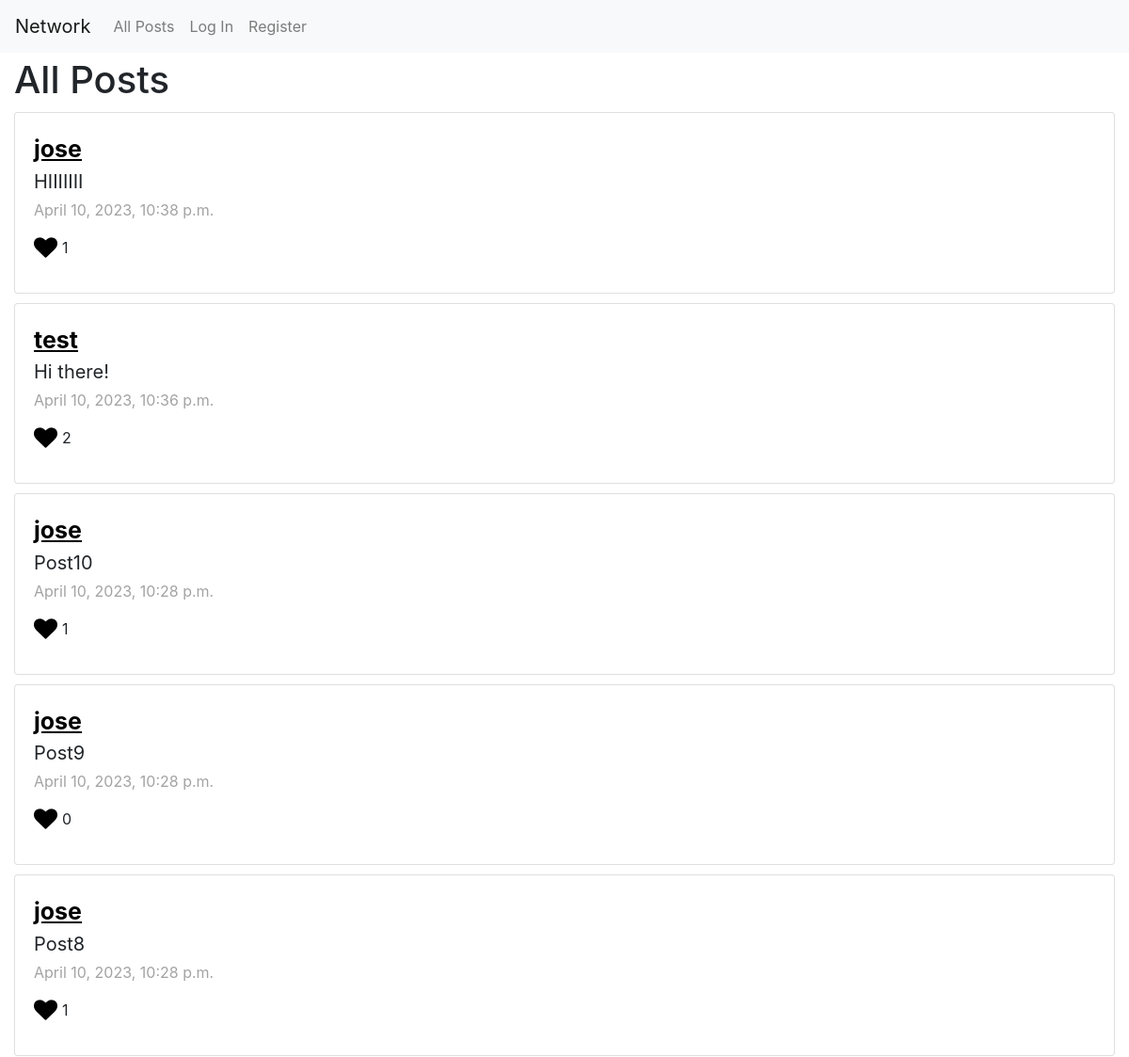
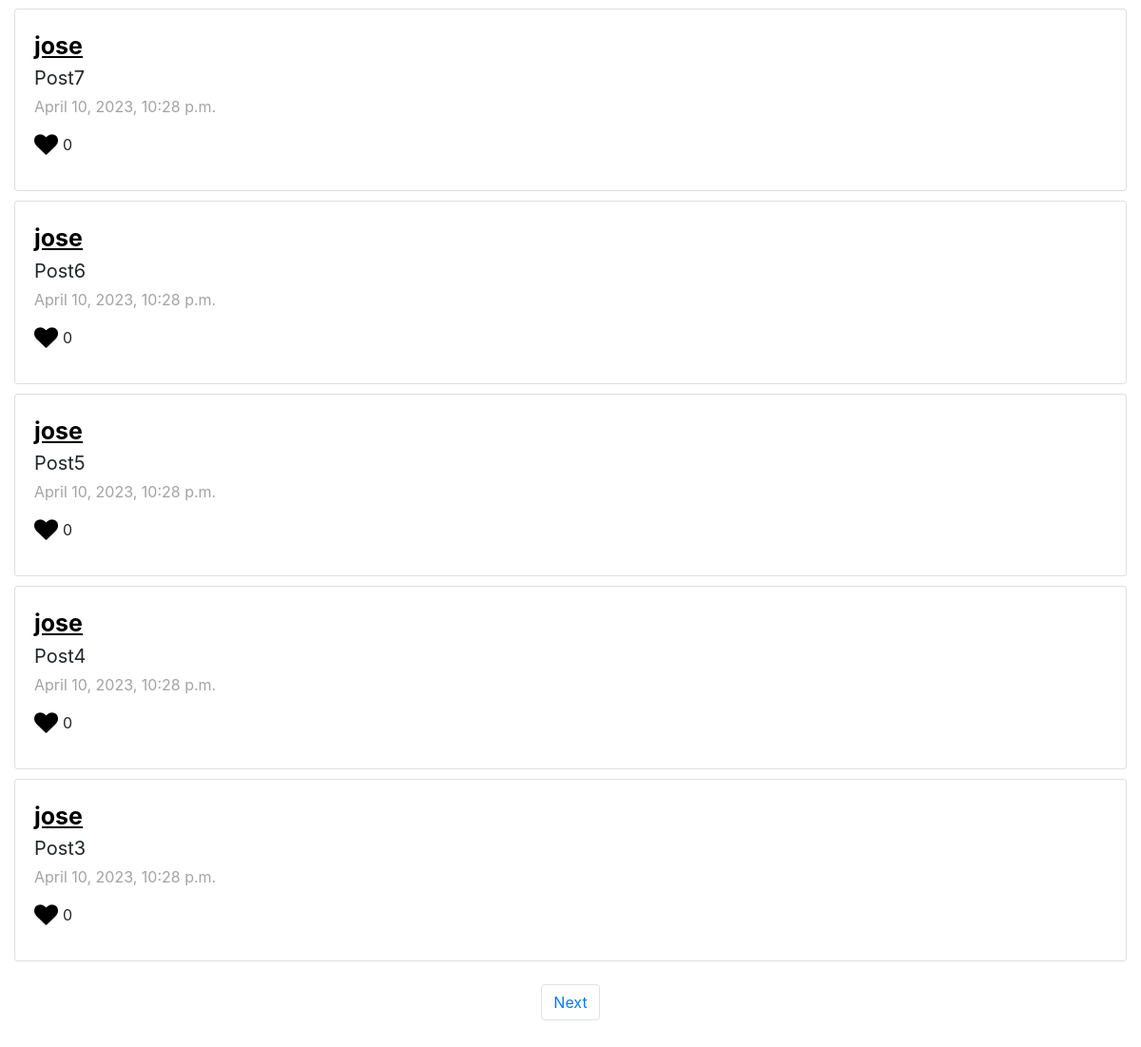
The page / on the database its author committed (2 pictures, top to bottom).
### network/models.py (models this page shows, shortened)
class Post(models.Model):
    owner = models.ForeignKey(User, related_name='owner', on_delete=models.CASCADE)
    content = models.TextField(blank=True, max_length=280)
    date = models.DateTimeField(auto_now_add=True)
    likes = models.IntegerField(default=0)

class User(AbstractUser):
    pass

### network/views.py (the view)
# urls.py: path("", views.index, name="index"),
def index(request):
    allPosts = Post.objects.all().order_by('-id')
    paginator=Paginator(allPosts, 10)
    page_number = request.GET.get('page')
    page_obj = paginator.get_page(page_number)
    allLikes = Like.objects.all()
    liked_post = []
    try:
        for like in allLikes:
            if like.user.id == request.user.id:
                liked_post.append(like.post.id)
    except:
        liked_post = []
    return render(request, "network/index.html", {
        "posts": page_obj,
        "likes": liked_post
    })

### network/templates/network/index.html (shortened to what this page needs)
{% extends "network/layout.html" %}
{% block body %}
    <h1 class="page-title" id="all-posts">All Posts</h1>
    {% for post in posts %}
        <div class="card">
            <div class="card-body">
                <a class="post-owner" href="{% url 'profile' post.owner.username %}">{{ post.owner }}</a>
                <p class="post-content">{{ post.content }}</p>
                <p class="post-date">{{ post.date }}</p>
                <div class="like-container">
                    {% if post.owner != request.user %}
                        {% if post.id in likes %}
                            <i class="fa fa-heart" id="{{ post.id }}" style="font-size:25px;color:red;" onclick="like_unlike({{ post.id }})"></i>
                        {% else %}
                            <i class="fa fa-heart" id="{{ post.id }}" style="font-size:25px;color:black;" onclick="like_unlike({{ post.id }})"></i>
                        {% endif %}
                    {% else %}
                    <i style="font-size:24px" class="fa">&#xf087;: </i>
                    {% endif %}
                    <p id="post_likes_{{ post.id }}">{{ post.likes }}</p>
                </div>
            </div>
        </div>
    {% endfor %}
    <div class="d-flex justify-content-center my-4">
        <nav aria-label="Page navigation example ">
            <ul class="pagination">
                {% if posts.has_next %}
                    <li class="page-item"><a class="page-link" href="?page={{ posts.next_page_number }}">Next</a></li>
                {% endif %}
            </ul>
        </nav>
    </div>
{% endblock %}

### network/templates/network/layout.html (shortened to what this page needs)
{% load static %}
<!DOCTYPE html>
<html lang="en">
    <head>
        <link rel="stylesheet" href="https://stackpath.bootstrapcdn.com/bootstrap/4.4.1/css/bootstrap.min.css">
        <link href="{% static 'network/styles.css' %}" rel="stylesheet">
        <link rel="stylesheet" href="https://cdnjs.cloudflare.com/ajax/libs/font-awesome/4.7.0/css/font-awesome.min.css">
    </head>
    <body>
        <nav class="navbar navbar-expand-lg navbar-light bg-light">
            <a class="navbar-brand" href="{% url 'index' %}">Network</a>
            <div>
              <ul class="navbar-nav mr-auto">
                <li class="nav-item">
                  <a class="nav-link" href="{% url 'index' %}">All Posts</a>
                </li>
                {% if user.is_authenticated %}
                    <li class="nav-item">
                        <a class="nav-link" href="{% url 'following' %}">Following</a>
                    </li>
                    <li class="nav-item">
                        <a class="nav-link" href="{% url 'logout' %}">Log Out</a>
                    </li>
                {% else %}
                    <li class="nav-item">
                        <a class="nav-link" href="{% url 'login' %}">Log In</a>
                    </li>
                    <li class="nav-item">
                        <a class="nav-link" href="{% url 'register' %}">Register</a>
                    </li>
                {% endif %}
              </ul>
            </div>
          </nav>
        <div class="body">
            {% block body %}
            {% endblock %}
        </div>
    </body>
</html>

### network/static/network/styles.css (style rules this page uses)
.card { margin-left: 15px; margin-right: 15px; margin-top: 10px; }
.page-title { margin-top: 5px; margin-left: 15px; font-size: 40px; }
.post-owner { font-size: 25px; text-decoration: underline; font-weight: bold; color:black; }
.post-content { font-size: 20px; margin-bottom: 3px; }
.post-date { color: rgb(163, 163, 163); }
.like-container { display: flex; }
.fa { margin-right: 5px; }

### rows shown on the page
Post: owner "jose", content "HIIIIIII", date "April 10, 2023, 10:38 p.m.", likes "1"
Post: owner "test", content "Hi there!", date "April 10, 2023, 10:36 p.m.", likes "2"
Post: owner "jose", content "Post10", date "April 10, 2023, 10:28 p.m.", likes "1"
Post: owner "jose", content "Post9", date "April 10, 2023, 10:28 p.m.", likes "0"
Post: owner "jose", content "Post8", date "April 10, 2023, 10:28 p.m.", likes "1"
Post: owner "jose", content "Post7", date "April 10, 2023, 10:28 p.m.", likes "0"
Post: owner "jose", content "Post6", date "April 10, 2023, 10:28 p.m.", likes "0"
Post: owner "jose", content "Post5", date "April 10, 2023, 10:28 p.m.", likes "0"
Post: owner "jose", content "Post4", date "April 10, 2023, 10:28 p.m.", likes "0"
Post: owner "jose", content "Post3", date "April 10, 2023, 10:28 p.m.", likes "0"
